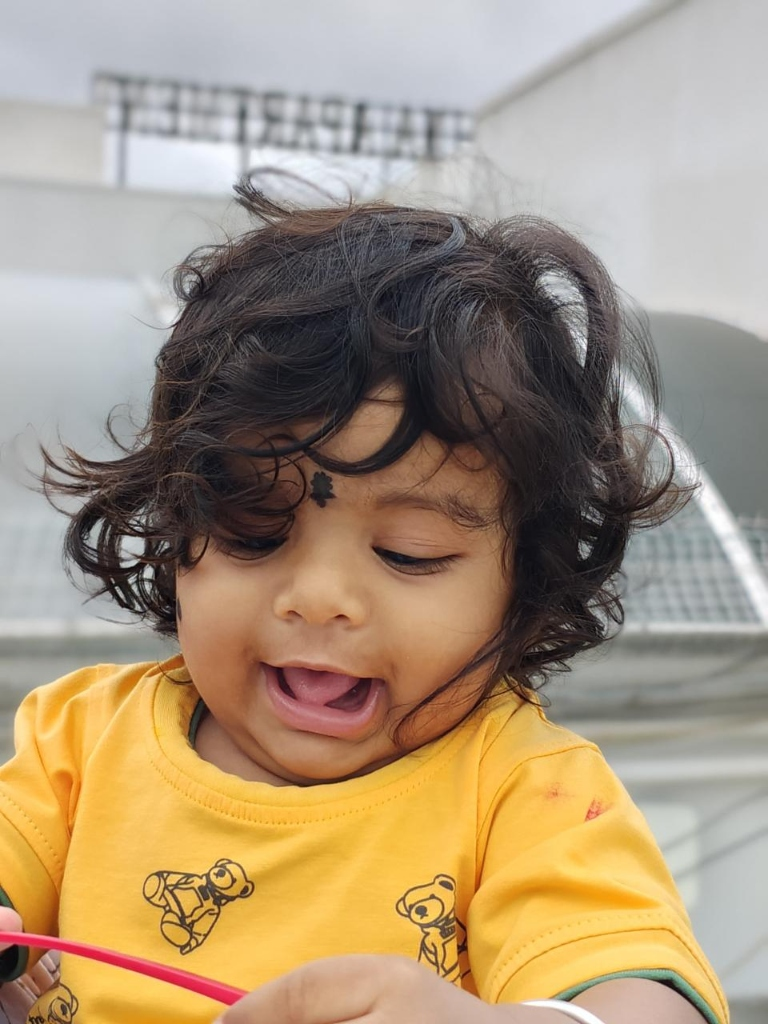
#> input picture images/child_card.jpg, 768 x 1024 px, given in place of playgroup_ai_active_1784989316763.jpg, which was not available
$ python copy_nano_banana_ai_images.py
#> lines starting #> are read from the running program, lines starting #| are printed output that depends on the picture; pictures that were not available may be replaced by others from this repository, and a replacement may not be noted
import os, shutil
from PIL import Image

artifacts_dir = r'C:\Users\mitta\.gemini\antigravity\brain\7c851125-6658-48ad-9d73-fc4845748551'
user_dir = r'C:\Users\mitta\.gemini\antigravity\brain\7c851125-6658-48ad-9d73-fc4845748551\.user_uploaded'
dst_dir = r'c:\Users\mitta\OneDrive\ROOTLET PROJECT (WEBSITE)\public\images'

os.makedirs(dst_dir, exist_ok=True)

# Helper function to resize and copy
def process_and_copy(src_path, dst_name):
#> called with dst_name = 'playgroup_card.jpg'
    img = Image.open(src_path).convert('RGB')
#> img is the input picture: PIL image 768x1024 RGB; mean R, G, B 167, 147.8, 122.8
    target_w, target_h = 600, 400
    img = img.resize((target_w, target_h), Image.Resampling.LANCZOS)
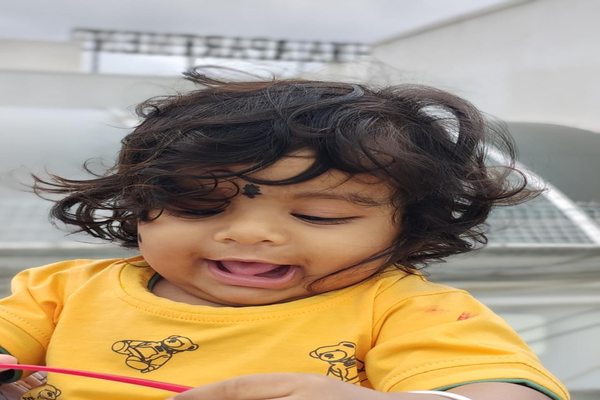
#> img: PIL image 600x400 RGB; mean R, G, B 167, 147.8, 122.8
    out_path = os.path.join(dst_dir, dst_name)
    img.save(out_path, quality=98)
    print(f"Copied AI generated card: {dst_name}")

# 1. Play Group AI Photo
process_and_copy(os.path.join(artifacts_dir, 'playgroup_ai_active_1784989316763.jpg'), 'playgroup_card.jpg')

# 2. Toddler AI Photo (User's Screenshot 2)
process_and_copy(os.path.join(user_dir, 'media__1784988297535.jpg'), 'toddler_card.jpg')
#> call 2 of process_and_copy, with dst_name = 'toddler_card.jpg'
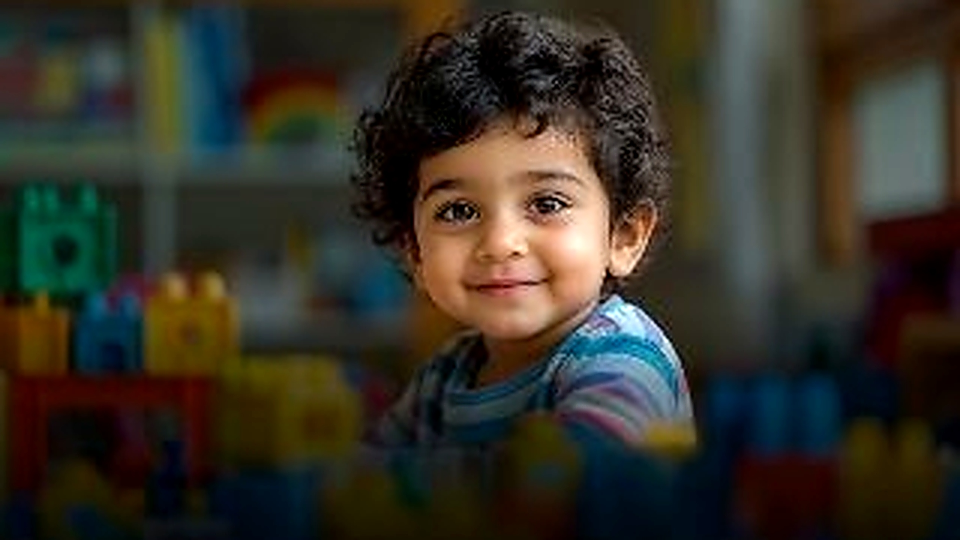
#> input picture images/exact_curly_toddler.jpg, 1920 x 1080 px, given in place of media__1784988297535.jpg, which was not available (shown at 1/2 size)
#> in process_and_copy, img is the input picture: PIL image 1920x1080 RGB; mean R, G, B 52.9, 49.2, 38.8
#> in process_and_copy (call 2), `img = img.resize((target_w, target_h), Image.Resampling.LANCZOS)`:
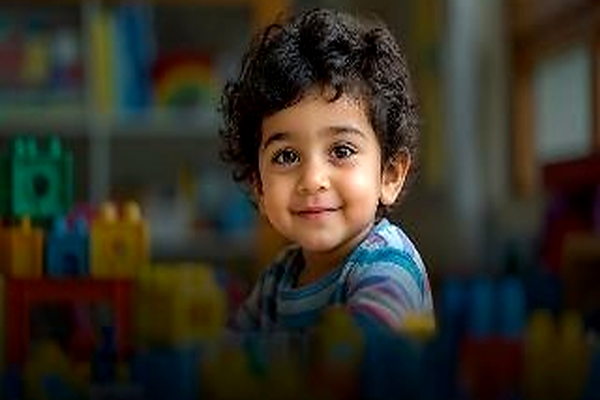
#> img: PIL image 600x400 RGB; mean R, G, B 52.9, 49.2, 38.8

# 3. Nursery AI Photo
process_and_copy(os.path.join(artifacts_dir, 'nursery_ai_active_1784989337786.jpg'), 'nursery_card.jpg')

# 4. LKG AI Photo
process_and_copy(os.path.join(artifacts_dir, 'lkg_ai_active_1784989359423.jpg'), 'lkg_card.jpg')
#> (the run stopped early here; a loop or call above may not have finished)
